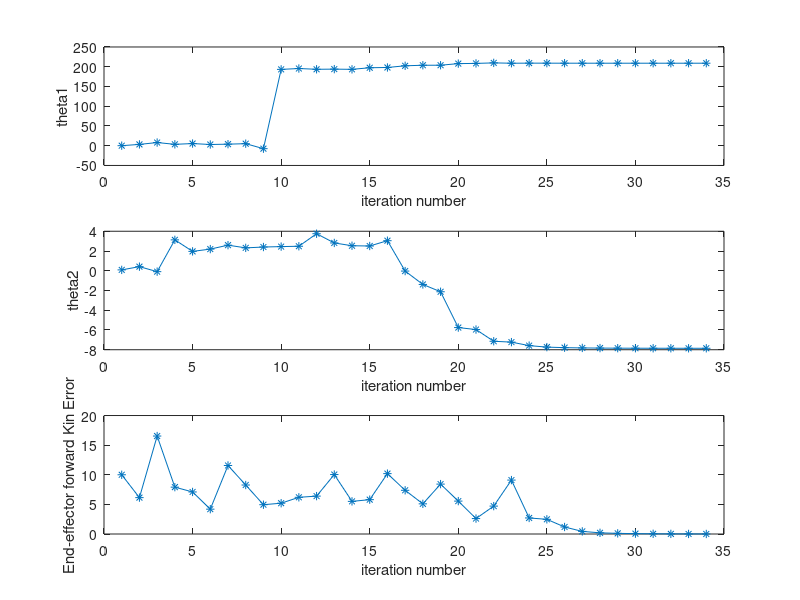
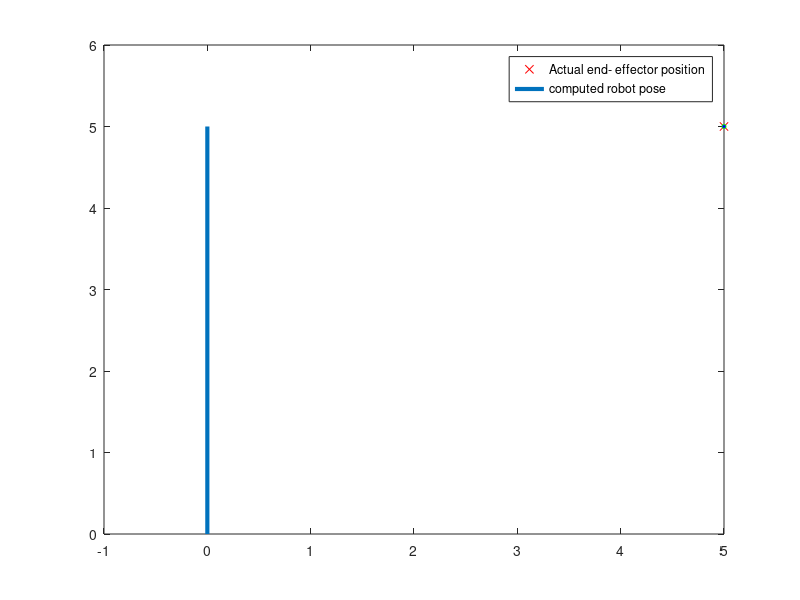

The MATLAB script that drew these images, in order:
clear all; clc; close all; 

% Numerical calculation parameters
max_iter = 100;
max_error = 0.01;

% Enter the lengths of the links
l1 = input ("Enter the lenght of the first link:  ");
l2 = input("Enter the length of the second link:  ");

% Enter the end-effector position
xe = input(" Enter the end-effector x value:  ");
ye = input ('Enter the end-effector y value:  ');

% Initialization
ii = 1; 
error(ii)= 10; 

% Enter the initial guesses for the angles
theta1(ii)= pi* input('Enter the intial value for theta 1 in degrees:  ')/180; 
theta2(ii) = pi* input('Enter the intial value for theta 2 in degrees:  ')/180;

%Applying the Newton-Raphson Method

while (ii < max_iter) && (error(ii) > max_error)
    % define the position of the endeffector in terms of the joint variables
    xpos = l1*cos(theta1(ii))+l2*cos(theta1(ii)+theta2(ii)); 
    ypos = l1*sin(theta1(ii))+l2*sin(theta1(ii)+theta2(ii));
    mat1 = [-l1*sin(theta1(ii))-l2*sin(theta1(ii)+theta2(ii))  -12*sin(theta1(ii)+theta2(ii));
            -l1*cos(theta1(ii))+l2*cos(theta1(ii)+theta2(ii))   12*cos(theta1(ii)+theta2(ii))];
    %Error Matrix
    mat2 = [xpos-xe ;ypos-ye]; 
    theta = [theta1(ii); theta2(ii)] - (inv(mat1) * mat2); 
    ii = ii +1;
    theta1(ii) = theta(1);
    theta2(ii) = theta(2); 
    error(ii) = norm(mat2)
end 

% Plots the results

figure ;
title('Inverse Kinematics solution for 2DOF Planar Arm')
subplot(3,1,1);
plot(theta1,'*-');
xlabel('iteration number');
ylabel('theta1');

subplot(3,1,2); 
plot(theta2,'*-');
xlabel('iteration number');
ylabel('theta2');

subplot(3,1,3); 
plot(error,'*-');
xlabel('iteration number');
ylabel('End-effector forward Kin Error');

% % Visual of the results
figure; 
plot(xe,ye, 'rx','MarkerFaceColor',[1 0 0]);
hold on;
line([0 l1*cos(theta1(end))],[0 l1*sin(theta1(end))], 'LineWidth',3);
line(l1*cos(theta1(end))+l2*cos(theta1(end)+theta2(end)) ,l1*sin(theta1(end))+l2*sin(theta1(end)+theta2(end)),'Linewidth',3)
plot(xe,ye,'go','MarkerSize',3,'MarkerFaceColor',[0 0 1]);
legend('Actual end- effector position','computed robot pose'); 

